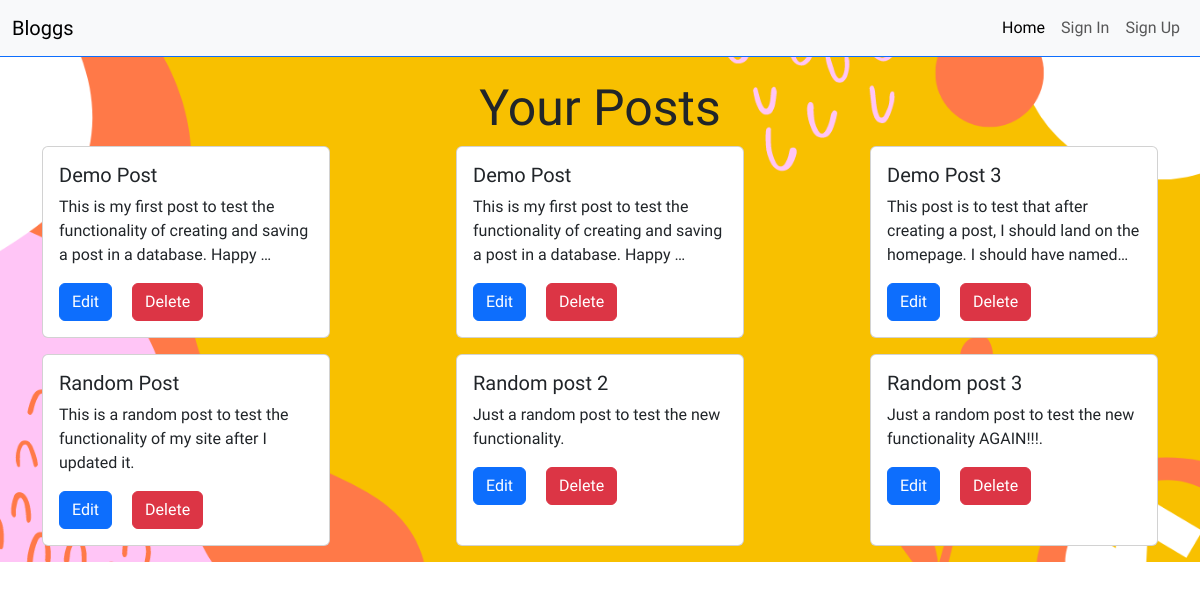
The app's page /blogs/your_posts/1/ with its own data.
### blogs/models.py (models this page shows)
class Blog(models.Model):
    title = models.CharField(max_length=200)
    content = models.TextField()
    created_at = models.DateTimeField()
    user = models.ForeignKey(User, on_delete=models.CASCADE)

### blogs/views.py (the view)
# urls.py: path('your_posts/<int:user_id>/', views.view_your_posts, name='your_posts'),
def view_your_posts(request, user_id):
    blogs = Blog.objects.filter(user=user_id)
    context = {'blogs': blogs}
    return render(request, 'blogs/user_posts.html', context)

### Blog/templates/blogs/user_posts.html (shortened to what this page needs)
{% extends '../base.html' %}
{% load static %}
{% block content %}
<div class="main-user-posts container-fluid d-flex flex-column justify-content-center align-items-center mt-5">
    <h1 class="main-h1">Your Posts</h1>
    <div class="container d-flex flex-row flex-wrap justify-content-between align-items-between">
        {% if blogs %}
            {% for blog in blogs %}
                <div class="card mb-3" style="width: 18rem;">
                    <div class="card-body">
                        <h5 class="card-title">{{ blog.title }}</h5>
                        <p class="card-text">{{ blog.content|truncatechars:100 }}</p>
                        <a href="{% url 'edit' blog.pk %}" class="card-link btn btn-primary">Edit</a>
                        <a href="{% url 'delete' blog.pk %}" class="card-link btn btn-danger">Delete</a>
                    </div>
                </div>
            {% endfor %}
        {% endif %}
    </div>
</div>
{% endblock %}

### blogs/static/blogs/style.css (style rules this page uses)
.main-h1 { font-size: 50px; margin-top: 30px; }
.main-user-posts { background: url('./images/background.png') center center; background-repeat: repeat; background-size: cover; }

### records on screen
Blog: title "Demo Post", content "This is my first post to test the functionality of creating and saving a post in a database. Happy …"
Blog: title "Demo Post", content "This is my first post to test the functionality of creating and saving a post in a database. Happy …"
Blog: title "Demo Post 3", content "This post is to test that after creating a post, I should land on the homepage. I should have named…"
Blog: title "Random Post", content "This is a random post to test the functionality of my site after I updated it."
Blog: title "Random post 2", content "Just a random post to test the new functionality."
Blog: title "Random post 3", content "Just a random post to test the new functionality AGAIN!!!."
